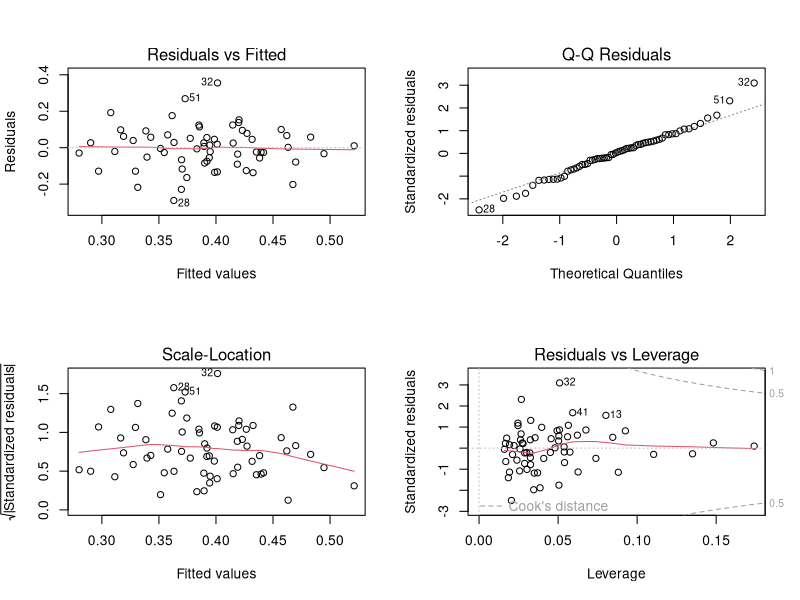
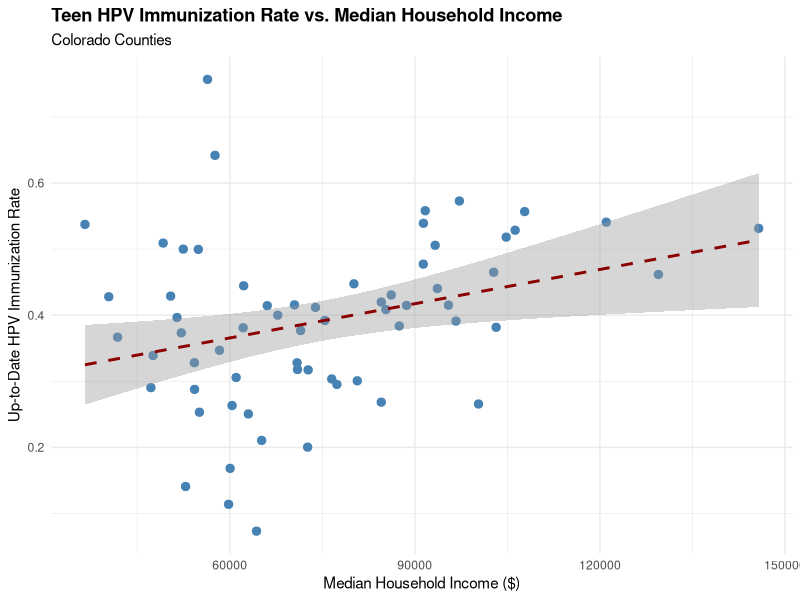
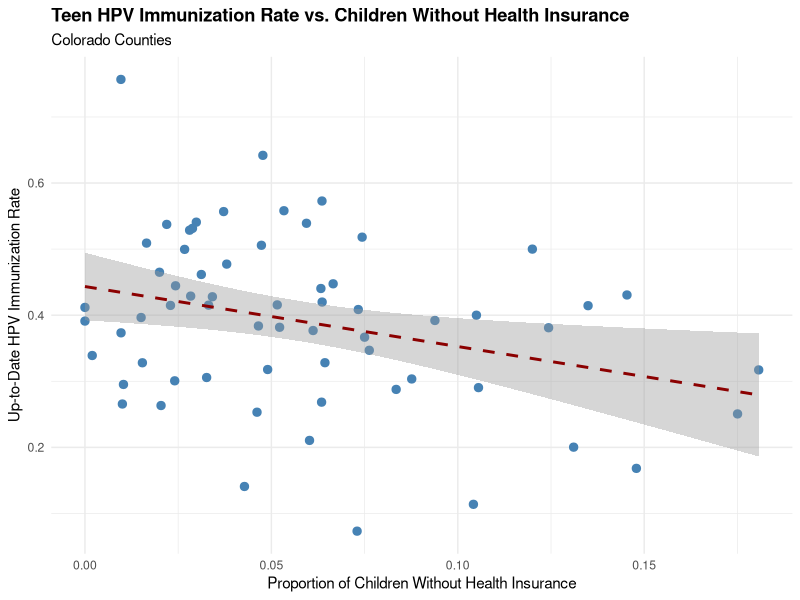
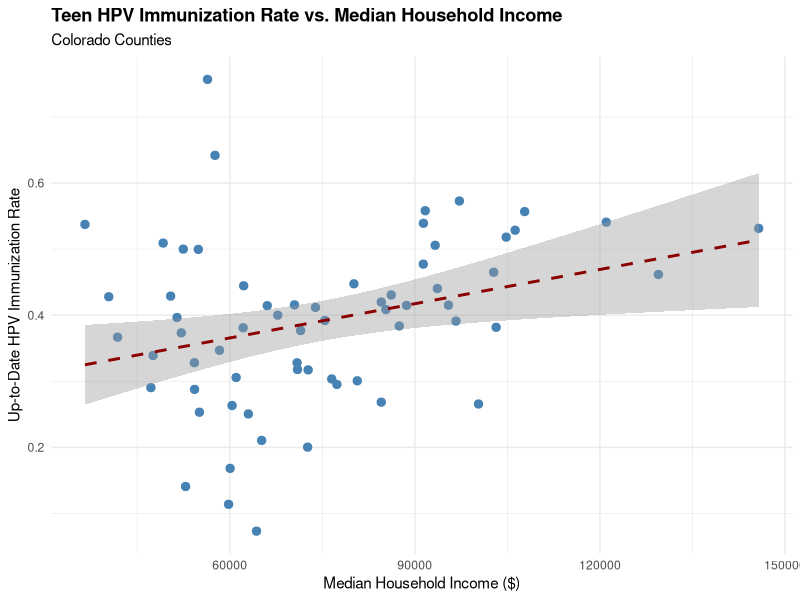
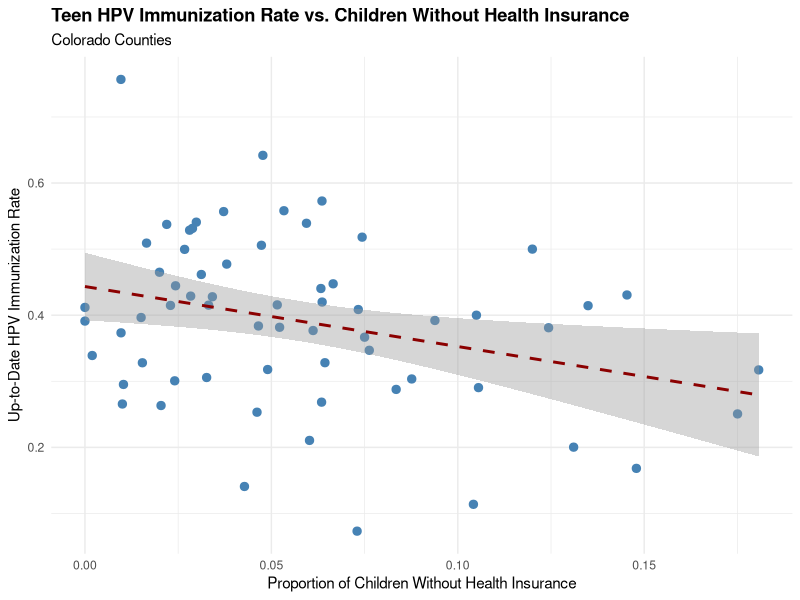

R code for these plots, in order:
library(tidyverse)

# Load cleaned long-format data
data <- read_csv("cleaneddata.csv")

# Fix county name inconsistency: Insurance/income files use "Adams County", immunization uses "Adams"
# Cleaning the cleaned data lol
data <- data %>%
  mutate(County = str_remove(County, " County$"))

# Pivot wide for analysis (one row per county)
data_wide <- data %>%
  pivot_wider(names_from = measure, values_from = value) %>%
  rename(
    uninsured = `Children without Health Insurance`,
    income = `Household Income ($)`,
    hpv_rate = `Up-To-Date Percent`
  )

# Summary Stats
summary(data_wide %>% select(uninsured, income, hpv_rate))

# Correlation Tests
# HPV immunization rate vs. median household income
cor.test(data_wide$hpv_rate, data_wide$income, method = "pearson")

# HPV immunization rate vs. uninsured rate
cor.test(data_wide$hpv_rate, data_wide$uninsured, method = "pearson")

# Multiple Linear Regression
model <- lm(hpv_rate ~ income + uninsured, data = data_wide)
summary(model)

# Checking model assumptions
par(mfrow = c(2, 2))
plot(model)

# Figure 1: HPV Rate vs. Median Household Income
ggplot(data_wide, aes(x = income, y = hpv_rate)) +
  geom_point(color = "steelblue", size = 2.5) +
  geom_smooth(method = "lm", se = TRUE, color = "darkred", linetype = "dashed") +
  labs(
    title = "Teen HPV Immunization Rate vs. Median Household Income",
    subtitle = "Colorado Counties",
    x = "Median Household Income ($)",
    y = "Up-to-Date HPV Immunization Rate"
  ) +
  theme_minimal() +
  theme(plot.title = element_text(face = "bold"))

ggsave("figure1_income_vs_hpv.png", width = 8, height = 6, dpi = 300)

# Figure 2: HPV Rate vs. Uninsured Rate
ggplot(data_wide, aes(x = uninsured, y = hpv_rate)) +
  geom_point(color = "steelblue", size = 2.5) +
  geom_smooth(method = "lm", se = TRUE, color = "darkred", linetype = "dashed") +
  labs(
    title = "Teen HPV Immunization Rate vs. Children Without Health Insurance",
    subtitle = "Colorado Counties",
    x = "Proportion of Children Without Health Insurance",
    y = "Up-to-Date HPV Immunization Rate"
  ) +
  theme_minimal() +
  theme(plot.title = element_text(face = "bold"))

ggsave("figure2_uninsured_vs_hpv.png", width = 8, height = 6, dpi = 300)
